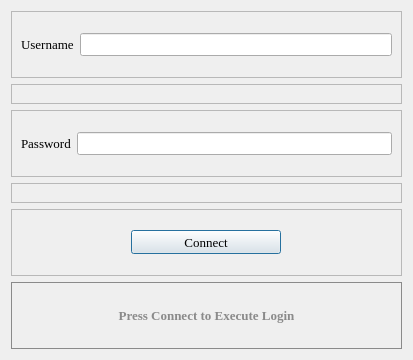
<?xml version="1.0" encoding="UTF-8"?>
<ui version="4.0">
 <class>Copernicus_Marine_Login</class>
 <widget class="QDialog" name="Copernicus_Marine_Login">
  <property name="geometry">
   <rect>
    <x>0</x>
    <y>0</y>
    <width>413</width>
    <height>360</height>
   </rect>
  </property>
  <property name="windowTitle">
   <string>Copernicus_Marine_Login</string>
  </property>
  <layout class="QGridLayout" name="gridLayout_8">
   <item row="0" column="0">
    <widget class="QFrame" name="frame_3">
     <property name="frameShape">
      <enum>QFrame::StyledPanel</enum>
     </property>
     <property name="frameShadow">
      <enum>QFrame::Raised</enum>
     </property>
     <layout class="QGridLayout" name="gridLayout">
      <item row="0" column="0">
       <widget class="QLabel" name="usernameCMEMSLbl">
        <property name="font">
         <font>
          <family>Times New Roman</family>
          <pointsize>10</pointsize>
         </font>
        </property>
        <property name="text">
         <string>Username</string>
        </property>
       </widget>
      </item>
      <item row="0" column="1">
       <widget class="QLineEdit" name="usernameCMEMSTxt">
        <property name="font">
         <font>
          <family>Times New Roman</family>
          <pointsize>10</pointsize>
         </font>
        </property>
       </widget>
      </item>
     </layout>
    </widget>
   </item>
   <item row="1" column="0">
    <widget class="QFrame" name="Dummy_Frame_2">
     <property name="maximumSize">
      <size>
       <width>16777215</width>
       <height>20</height>
      </size>
     </property>
     <property name="frameShape">
      <enum>QFrame::StyledPanel</enum>
     </property>
     <property name="frameShadow">
      <enum>QFrame::Raised</enum>
     </property>
     <layout class="QGridLayout" name="gridLayout_5">
      <item row="0" column="0">
       <layout class="QGridLayout" name="gridLayout_4"/>
      </item>
     </layout>
    </widget>
   </item>
   <item row="2" column="0">
    <widget class="QFrame" name="frame_2">
     <property name="frameShape">
      <enum>QFrame::StyledPanel</enum>
     </property>
     <property name="frameShadow">
      <enum>QFrame::Raised</enum>
     </property>
     <layout class="QGridLayout" name="gridLayout_2">
      <item row="0" column="0">
       <widget class="QLabel" name="passwordCMEMSLbl">
        <property name="font">
         <font>
          <family>Times New Roman</family>
          <pointsize>10</pointsize>
         </font>
        </property>
        <property name="text">
         <string>Password</string>
        </property>
       </widget>
      </item>
      <item row="0" column="1">
       <widget class="QLineEdit" name="passwordCMEMSTxt">
        <property name="font">
         <font>
          <family>Times New Roman</family>
          <pointsize>10</pointsize>
         </font>
        </property>
        <property name="echoMode">
         <enum>QLineEdit::Password</enum>
        </property>
       </widget>
      </item>
     </layout>
    </widget>
   </item>
   <item row="3" column="0">
    <widget class="QFrame" name="Dummy_Frame_1">
     <property name="maximumSize">
      <size>
       <width>16777215</width>
       <height>20</height>
      </size>
     </property>
     <property name="frameShape">
      <enum>QFrame::StyledPanel</enum>
     </property>
     <property name="frameShadow">
      <enum>QFrame::Raised</enum>
     </property>
     <layout class="QGridLayout" name="gridLayout_6">
      <item row="0" column="0">
       <layout class="QGridLayout" name="gridLayout_7"/>
      </item>
     </layout>
    </widget>
   </item>
   <item row="4" column="0">
    <widget class="QFrame" name="frame">
     <property name="frameShape">
      <enum>QFrame::StyledPanel</enum>
     </property>
     <property name="frameShadow">
      <enum>QFrame::Raised</enum>
     </property>
     <layout class="QGridLayout" name="gridLayout_3">
      <item row="0" column="0">
       <widget class="QPushButton" name="cmemsConnectBtn">
        <property name="maximumSize">
         <size>
          <width>150</width>
          <height>24</height>
         </size>
        </property>
        <property name="font">
         <font>
          <family>Times New Roman</family>
          <pointsize>10</pointsize>
         </font>
        </property>
        <property name="text">
         <string>Connect</string>
        </property>
       </widget>
      </item>
     </layout>
    </widget>
   </item>
   <item row="5" column="0">
    <widget class="QLabel" name="login_indicator_label">
     <property name="palette">
      <palette>
       <active>
        <colorrole role="Text">
         <brush brushstyle="SolidPattern">
          <color alpha="255">
           <red>138</red>
           <green>138</green>
           <blue>138</blue>
          </color>
         </brush>
        </colorrole>
       </active>
       <inactive>
        <colorrole role="WindowText">
         <brush brushstyle="SolidPattern">
          <color alpha="255">
           <red>138</red>
           <green>138</green>
           <blue>138</blue>
          </color>
         </brush>
        </colorrole>
        <colorrole role="Text">
         <brush brushstyle="SolidPattern">
          <color alpha="255">
           <red>138</red>
           <green>138</green>
           <blue>138</blue>
          </color>
         </brush>
        </colorrole>
        <colorrole role="ButtonText">
         <brush brushstyle="SolidPattern">
          <color alpha="255">
           <red>138</red>
           <green>138</green>
           <blue>138</blue>
          </color>
         </brush>
        </colorrole>
       </inactive>
       <disabled>
        <colorrole role="WindowText">
         <brush brushstyle="SolidPattern">
          <color alpha="255">
           <red>138</red>
           <green>138</green>
           <blue>138</blue>
          </color>
         </brush>
        </colorrole>
        <colorrole role="Text">
         <brush brushstyle="SolidPattern">
          <color alpha="255">
           <red>138</red>
           <green>138</green>
           <blue>138</blue>
          </color>
         </brush>
        </colorrole>
        <colorrole role="ButtonText">
         <brush brushstyle="SolidPattern">
          <color alpha="255">
           <red>138</red>
           <green>138</green>
           <blue>138</blue>
          </color>
         </brush>
        </colorrole>
       </disabled>
      </palette>
     </property>
     <property name="font">
      <font>
       <family>Times New Roman</family>
       <pointsize>10</pointsize>
       <bold>true</bold>
      </font>
     </property>
     <property name="frameShape">
      <enum>QFrame::Box</enum>
     </property>
     <property name="frameShadow">
      <enum>QFrame::Plain</enum>
     </property>
     <property name="text">
      <string>Press Connect to Execute Login</string>
     </property>
     <property name="scaledContents">
      <bool>false</bool>
     </property>
     <property name="alignment">
      <set>Qt::AlignCenter</set>
     </property>
    </widget>
   </item>
  </layout>
 </widget>
 <resources/>
 <connections/>
</ui>
